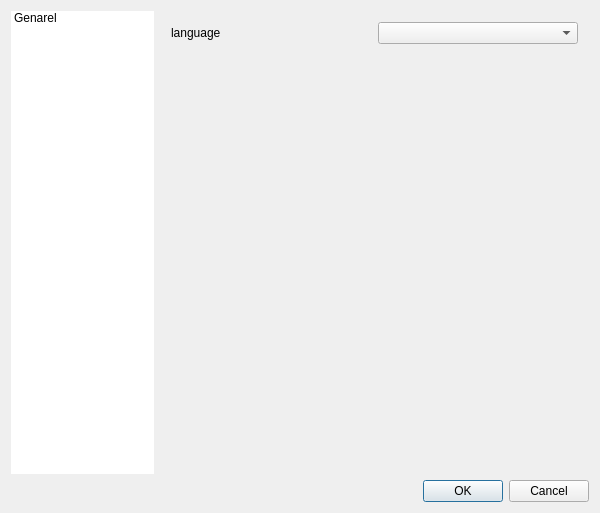
<?xml version="1.0" encoding="UTF-8"?>
<ui version="4.0">
 <class>OptionsDlgClass</class>
 <widget class="QDialog" name="OptionsDlgClass">
  <property name="geometry">
   <rect>
    <x>0</x>
    <y>0</y>
    <width>600</width>
    <height>513</height>
   </rect>
  </property>
  <property name="windowTitle">
   <string>Options</string>
  </property>
  <layout class="QGridLayout" name="gridLayout">
   <item row="0" column="0">
    <widget class="QListWidget" name="listWidget">
     <property name="sizePolicy">
      <sizepolicy hsizetype="Expanding" vsizetype="Expanding">
       <horstretch>1</horstretch>
       <verstretch>0</verstretch>
      </sizepolicy>
     </property>
     <property name="frameShape">
      <enum>QFrame::NoFrame</enum>
     </property>
     <item>
      <property name="text">
       <string>Genarel</string>
      </property>
     </item>
    </widget>
   </item>
   <item row="0" column="1">
    <widget class="QStackedWidget" name="stackedWidget">
     <property name="sizePolicy">
      <sizepolicy hsizetype="Preferred" vsizetype="Preferred">
       <horstretch>3</horstretch>
       <verstretch>0</verstretch>
      </sizepolicy>
     </property>
     <property name="currentIndex">
      <number>0</number>
     </property>
     <widget class="QWidget" name="pageGenarel">
      <layout class="QGridLayout" name="gridLayout_2">
       <item row="0" column="1">
        <widget class="QComboBox" name="comboBoxLanguage">
         <property name="currentIndex">
          <number>-1</number>
         </property>
        </widget>
       </item>
       <item row="0" column="0">
        <widget class="QLabel" name="label">
         <property name="text">
          <string>language</string>
         </property>
        </widget>
       </item>
       <item row="1" column="0" colspan="2">
        <spacer name="verticalSpacer">
         <property name="orientation">
          <enum>Qt::Vertical</enum>
         </property>
         <property name="sizeHint" stdset="0">
          <size>
           <width>20</width>
           <height>40</height>
          </size>
         </property>
        </spacer>
       </item>
      </layout>
     </widget>
     <widget class="QWidget" name="page_2"/>
    </widget>
   </item>
   <item row="1" column="0" colspan="2">
    <widget class="QDialogButtonBox" name="buttonBox">
     <property name="standardButtons">
      <set>QDialogButtonBox::Cancel|QDialogButtonBox::Ok</set>
     </property>
    </widget>
   </item>
  </layout>
 </widget>
 <layoutdefault spacing="6" margin="11"/>
 <resources/>
 <connections>
  <connection>
   <sender>buttonBox</sender>
   <signal>accepted()</signal>
   <receiver>OptionsDlgClass</receiver>
   <slot>accept()</slot>
   <hints>
    <hint type="sourcelabel">
     <x>406</x>
     <y>497</y>
    </hint>
    <hint type="destinationlabel">
     <x>481</x>
     <y>509</y>
    </hint>
   </hints>
  </connection>
  <connection>
   <sender>buttonBox</sender>
   <signal>rejected()</signal>
   <receiver>OptionsDlgClass</receiver>
   <slot>reject()</slot>
   <hints>
    <hint type="sourcelabel">
     <x>465</x>
     <y>488</y>
    </hint>
    <hint type="destinationlabel">
     <x>357</x>
     <y>512</y>
    </hint>
   </hints>
  </connection>
 </connections>
</ui>
